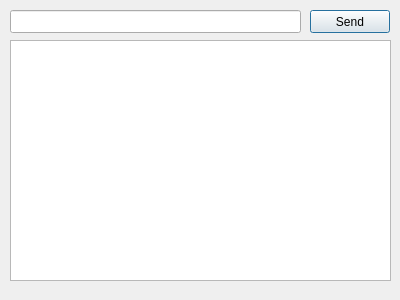
<?xml version="1.0" encoding="UTF-8"?>
<ui version="4.0">
 <class>Dialog</class>
 <widget class="QDialog" name="Dialog">
  <property name="geometry">
   <rect>
    <x>0</x>
    <y>0</y>
    <width>400</width>
    <height>300</height>
   </rect>
  </property>
  <property name="windowTitle">
   <string>Dialog</string>
  </property>
  <widget class="QPushButton" name="pushButton">
   <property name="geometry">
    <rect>
     <x>310</x>
     <y>10</y>
     <width>80</width>
     <height>23</height>
    </rect>
   </property>
   <property name="text">
    <string>Send</string>
   </property>
  </widget>
  <widget class="QLineEdit" name="lineEdit">
   <property name="geometry">
    <rect>
     <x>10</x>
     <y>10</y>
     <width>291</width>
     <height>23</height>
    </rect>
   </property>
  </widget>
  <widget class="QTextEdit" name="textEdit">
   <property name="geometry">
    <rect>
     <x>10</x>
     <y>40</y>
     <width>381</width>
     <height>241</height>
    </rect>
   </property>
  </widget>
 </widget>
 <resources/>
 <connections/>
</ui>
